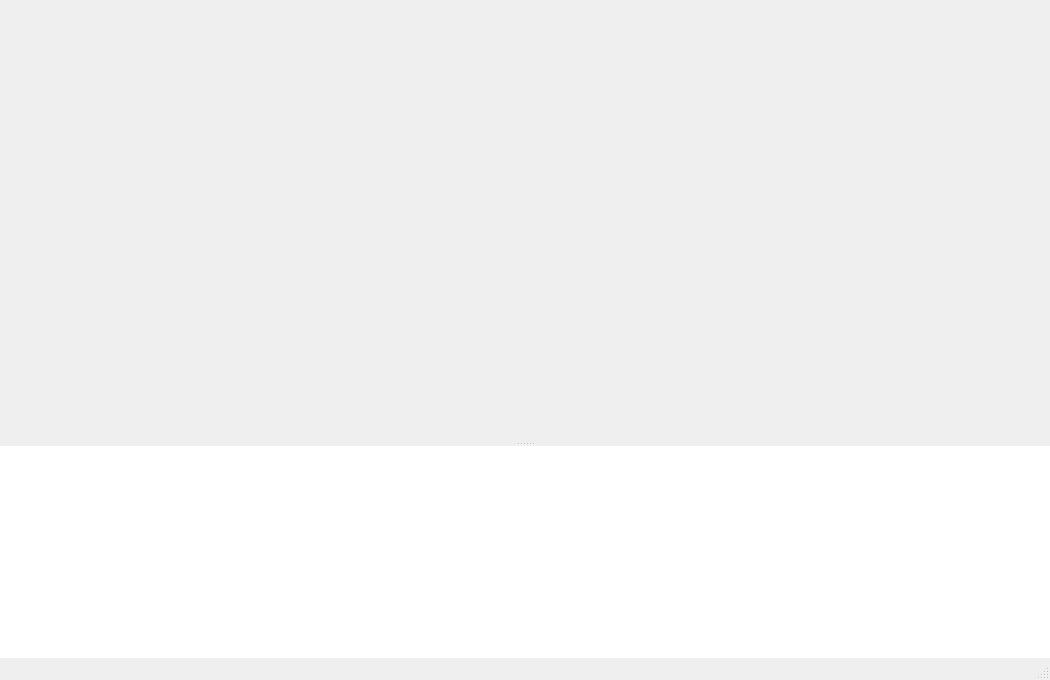
<?xml version="1.0" encoding="UTF-8"?>
<ui version="4.0">
 <class>MainWindow</class>
 <widget class="QMainWindow" name="MainWindow">
  <property name="geometry">
   <rect>
    <x>0</x>
    <y>0</y>
    <width>1050</width>
    <height>680</height>
   </rect>
  </property>
  <property name="windowTitle">
   <string>MainWindow</string>
  </property>
  <property name="styleSheet">
   <string notr="true">QMainWindow::separator {
  width: 1px;
}

QToolButton {
	font-size: 13px;
}
</string>
  </property>
  <widget class="QWidget" name="centralWidget">
   <layout class="QVBoxLayout" name="verticalLayout">
    <property name="leftMargin">
     <number>0</number>
    </property>
    <property name="topMargin">
     <number>0</number>
    </property>
    <property name="rightMargin">
     <number>0</number>
    </property>
    <property name="bottomMargin">
     <number>0</number>
    </property>
    <item>
     <widget class="QSplitter" name="splitter">
      <property name="orientation">
       <enum>Qt::Vertical</enum>
      </property>
      <widget class="QFrame" name="frame">
       <property name="sizePolicy">
        <sizepolicy hsizetype="Expanding" vsizetype="Expanding">
         <horstretch>0</horstretch>
         <verstretch>0</verstretch>
        </sizepolicy>
       </property>
       <property name="frameShape">
        <enum>QFrame::NoFrame</enum>
       </property>
       <layout class="QHBoxLayout" name="horizontalLayout">
        <property name="leftMargin">
         <number>0</number>
        </property>
        <property name="topMargin">
         <number>0</number>
        </property>
        <property name="rightMargin">
         <number>0</number>
        </property>
        <property name="bottomMargin">
         <number>0</number>
        </property>
        <item>
         <widget class="MainPlotWidget" name="plotWidget" native="true">
          <property name="minimumSize">
           <size>
            <width>500</width>
            <height>400</height>
           </size>
          </property>
         </widget>
        </item>
       </layout>
      </widget>
      <widget class="QPlainTextEdit" name="loggerWidget">
       <property name="frameShape">
        <enum>QFrame::NoFrame</enum>
       </property>
       <property name="frameShadow">
        <enum>QFrame::Plain</enum>
       </property>
       <property name="lineWidth">
        <number>1</number>
       </property>
       <property name="readOnly">
        <bool>true</bool>
       </property>
      </widget>
     </widget>
    </item>
   </layout>
  </widget>
  <widget class="QMenuBar" name="menubar">
   <property name="geometry">
    <rect>
     <x>0</x>
     <y>0</y>
     <width>1050</width>
     <height>24</height>
    </rect>
   </property>
  </widget>
  <widget class="QStatusBar" name="statusbar">
   <property name="enabled">
    <bool>true</bool>
   </property>
  </widget>
  <action name="openAboutDialogAction">
   <property name="text">
    <string>About</string>
   </property>
   <property name="menuRole">
    <enum>QAction::NoRole</enum>
   </property>
  </action>
 </widget>
 <customwidgets>
  <customwidget>
   <class>MainPlotWidget</class>
   <extends>QWidget</extends>
   <header>crispy.plot</header>
   <container>1</container>
  </customwidget>
 </customwidgets>
 <resources/>
 <connections/>
</ui>
